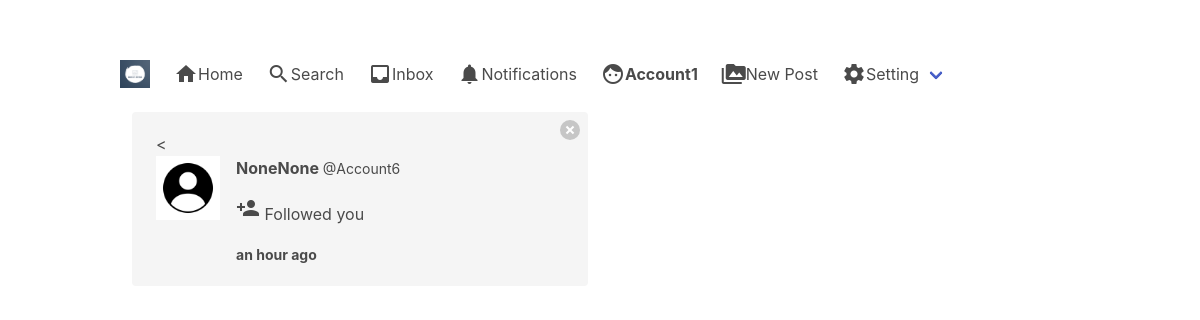
The app's page /notifications/ (signed in) with its own data.
### notifications/models.py (models this page shows)
class Notification(models.Model):
    NOTIFICATION_TYPES=((1,'Like'),(2,'Comment'),(3,'Follow'))
    post=models.ForeignKey('post.Post',on_delete=models.CASCADE,related_name="noti_post",blank=True,null=True)
    sender=models.ForeignKey(User,on_delete=models.CASCADE,related_name="noti_from_user")
    user=models.ForeignKey(User,on_delete = models.CASCADE, related_name = "noti_to_user")
    notification_type=models.IntegerField(choices=NOTIFICATION_TYPES)
    text_preview=models.CharField(max_length=90,blank=True)
    date=models.DateTimeField(auto_now_add=True)
    is_seen=models.BooleanField(default=False)

### authy/models.py (models this page shows, shortened)
class Profile(models.Model):
    user = models.OneToOneField(User, on_delete=models.CASCADE, related_name='profile')
    first_name = models.CharField(max_length=50, null=True, blank=True)
    last_name = models.CharField(max_length=50, null=True, blank=True)
    location = models.CharField(max_length=50, null=True, blank=True)
    url = models.CharField(max_length=80, null=True, blank=True)
    profile_info = models.TextField(max_length=150, null=True, blank=True)
    created = models.DateField(auto_now_add=True)
    favorites = models.ManyToManyField(Post)
    picture = models.ImageField(upload_to=user_directory_path, blank=True, null=True, verbose_name='Picture')

### notifications/views.py (the view)
# urls.py: path('',ShowNotifications,name='show-notification'),
def ShowNotifications(request):
    user=request.user
    notifications=Notification.objects.filter(user=user).order_by('-date')
    Notification.objects.filter(user=user,is_seen=False).update(is_seen=True)
    template=loader.get_template('notifications.html')
    context={
        'notifications': notifications,
    }
    return HttpResponse(template.render(context,request))

### direct/views.py (called while the page is built)
def checkDirects(request):
	directs_count = 0
	if request.user.is_authenticated:
		directs_count = Message.objects.filter(user=request.user, is_read=False).count()
	return {'directs_count':directs_count}

### notifications/views.py (called while the page is built)
def CountNotifications(request):
    count_notifications=0
    if request.user.is_authenticated:
        count_notifications=Notification.objects.filter(user=request.user,is_seen=False).count()
    return {'count_notifications':count_notifications}

### connect/templates/notifications.html (shortened to what this page needs)
{% extends 'base.html' %}
{% load static %}
{% load humanize %}
{% block content %}
<div clas="columns is-mobile is-centered">
    <div class="column is-half">
        {% for notification in notifications %}
        {% if notification.notification_type == 3 %}
        <div class="notification">
            <<a href="{% url 'delete-notification' notification.id %}" class="delete"></a>
            <article class="media">
                <figure class="media-left">
                    <p class="image is-64x64">
                        {% if notification.sender.profile.picture %}
                        <img src="{{ notification.sender.profile.picture.url }}" alt="Placeholder image">
                        {% else %}
                        <img src="{%static 'img/profile.jpg' %}" alt="Placeholder image">
                        {% endif %}
                    </p>
                </figure>
                <div class="media-content">
                    <div class="content">
                        <p>
                            <strong>{{ notification.sender.profile.first_name }}{{notification.sender.profile.last_name }} </strong> <small>@{{ notification.sender.username }}</small>
                            <br>
                        <p>
                            <span class="material-icons md-24">person_add</span>
                            Followed you
                        </p>
                        <strong><small>{{ notification.date|naturaltime }}</small></strong>
                    </div>
                </div>
            </article>
        </div>
        {% endif %}
{% endfor %}
</div>
    </div>
{% endblock %}

### connect/templates/base.html (shortened to what this page needs)
{% load static %}
<!DOCTYPE html>
<html>
<head>
    <link rel="stylesheet" href="{% static 'css/bulma.min.css' %}">
    <link rel="stylesheet" href="{% static 'css/style.css' %}">
</head>
<body>
<section class="section">
    <div class="container">
        <nav class="navbar" role="navigation" aria-label="main navigation">
            <div class="navbar-brand">
                <a class="navbar-item" href="{% url 'index' %}">
                    <img src="{% static 'img/logo.png' %}" width="30" height="30">
                </a>
            </div>
            <div id="navbarBasicExample" class="navbar-menu">
                <div class="navbar-start">
                    <a href="{% url 'index' %}" class="navbar-item">
                        <span class="material-icons md-24">home</span>
                        Home
                    </a>
                     <a href="{% url 'search' %}" class="navbar-item">
                        <span class="material-icons md-24">search</span>
                        Search
                    </a>
                    <a href="{% url 'inbox' %}"class="navbar-item">
                        <span class="material-icons md-24">inbox</span>
                        Inbox
                    </a>
                    <a href="{% url 'show-notification' %}" class="navbar-item">
                        <span class="material-icons md-24">notifications</span>
                        Notifications
                    <a href="{% url 'profile' request.user %}" class="navbar-item">
                        <span class="material-icons md-24">face</span>
                        <strong>{{request.user}}</strong>
                    </a>
                    <a href="{% url 'newpost'%}"class="navbar-item">
                        <span class="material-icons md-24">perm_media</span>
                        New Post
                    </a>
                    <div class="navbar-item has-dropdown is-hoverable">
                        <a class="navbar-link">
                            <span class="material-icons md-24">settings</span>
                            Setting
                        </a>
                    </div>
                </div>
            </div>
        </nav>
    </div>
    <section clas="section">
        <div class="container">
            {% block content %}
            {% endblock %}
    </div>
</section>
</body>
</html>

### connect/static/css/style.css (style rules this page uses)
* { box-sizing:border-box }

### records on screen
Notification: notification_type 3 (drawn), sender.profile.first_name "None", sender.profile.last_name "None", sender.username "Account6", date "an hour ago"

### other values on screen
{{ request.user }} "Account1"
